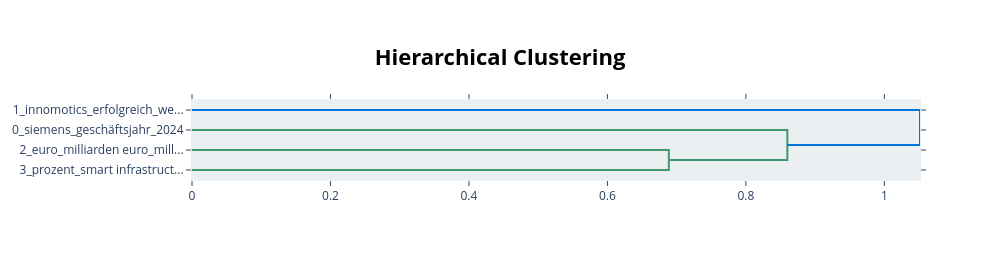

The notebook cell this image was saved under:
### Code cell
model.visualize_hierarchy()

### Figure 1 — Plotly figure (JSON) as saved in the notebook; plotly's stock layout.template omitted (floating-point values rounded to 4 significant figures)
{"data": [{"hoverinfo": "text", "marker": {"color": "rgb(61,153,112)"}, "mode": "lines", "type": "scatter", "x": [0, 0.6887, 0.6887, 0], "xaxis": "x", "y": [-25, -25, -35, -35], "yaxis": "y"}, {"hoverinfo": "text", "marker": {"color": "rgb(61,153,112)"}, "mode": "lines", "type": "scatter", "x": [0, 0.8599, 0.8599, 0.6887], "xaxis": "x", "y": [-15, -15, -30, -30], "yaxis": "y"}, {"hoverinfo": "text", "marker": {"color": "rgb(0,116,217)"}, "mode": "lines", "type": "scatter", "x": [0, 1.051, 1.051, 0.8599], "xaxis": "x", "y": [-5, -5, -22.5, -22.5], "yaxis": "y"}], "layout": {"autosize": false, "height": 260, "hoverlabel": {"bgcolor": "white", "font": {"family": "Rockwell", "size": 16}}, "hovermode": "closest", "plot_bgcolor": "#ECEFF1", "showlegend": false, "title": {"font": {"color": "Black", "size": 22}, "text": "<b>Hierarchical Clustering</b>", "x": 0.5, "xanchor": "center", "yanchor": "top"}, "width": 1000, "xaxis": {"mirror": "allticks", "rangemode": "tozero", "showgrid": false, "showline": true, "showticklabels": true, "ticks": "outside", "type": "linear", "zeroline": false}, "yaxis": {"mirror": "allticks", "range": [-40, 0], "rangemode": "tozero", "showgrid": false, "showline": true, "showticklabels": true, "tickmode": "array", "ticks": "outside", "ticktext": ["1_innomotics_erfolgreich_we...", "0_siemens_geschäftsjahr_2024", "2_euro_milliarden euro_mill...", "3_prozent_smart infrastruct..."], "tickvals": [-5, -15, -25, -35], "type": "linear", "zeroline": false}}}
